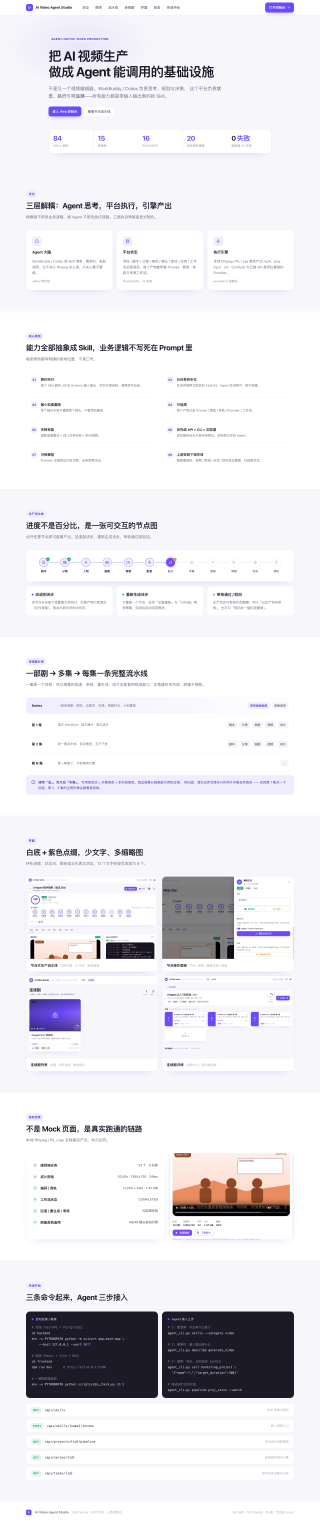
#> input picture intro-full.png, 1920 x 9142 px, found by its file name (shown at 1/6 size)
$ python gen_turnaround.py --reference ../intro-full.png --out-dir out
#> lines starting #> are read from the running program, lines starting #| are printed output that depends on the picture
### scripts/gen_still.py
#!/usr/bin/env python
"""高清静帧出图 —— 直接走 ComfyUI API，绕过项目的 1280x720 默认配置。

用途：出 2K 定妆图 / 海报 / 角色九视图等**不进视频链路**的静态素材。
（成片链路的关键帧仍应用 gen_shot_images.py，那里必须 1280x720 以免全片重跑。）

两条链路自动分派：
  - 无 --reference → qwen_image_character.json（Qwen-Image 2.1 纯文生图）
  - 有 --reference → qwen_edit_scene.json（Qwen-Image-Edit 2511，锁人物一致性）

示例：
  # 2K 定妆图（Qwen-Image 2.1 原生 16:9）
  python scripts/gen_still.py --prompt "角色设定图，..." --width 2752 --height 1536 \
      --out backend/storage/temp/stills/linye_2k.png

  # 带参考图（锁脸）
  python scripts/gen_still.py --prompt "同一个角色的正面全身..." --reference <png> \
      --width 1024 --height 1024 --out out.png
"""
from __future__ import annotations

import argparse
import json
import os
import random
import sys
import time
import urllib.error
import urllib.parse
import urllib.request
import uuid
from pathlib import Path

ROOT = Path(__file__).resolve().parent.parent
TEMPLATES = ROOT / "backend" / "app" / "workflows" / "templates"

NEGATIVE_DEFAULT = (
    "低质量，模糊，变形，多手多指，肢体错乱，文字水印，logo，签名，杂乱背景，"
    "过曝，噪点，卡通感，3D 渲染感，塑料感"
)


# [4 lines left out: function _req, not called in this run]


def _get_json(base: str, path: str):
    return json.loads(_req(base + path, timeout=60).decode("utf-8"))


def upload_image(base: str, img_path: Path) -> str:
    """把参考图上传到 ComfyUI 的 input 目录，返回可用于 LoadImage 的文件名。"""
    boundary = "----wb" + uuid.uuid4().hex
    name = f"wb_ref_{uuid.uuid4().hex[:8]}{img_path.suffix}"
    body = b""
    body += f"--{boundary}\r\n".encode()
    body += f'Content-Disposition: form-data; name="image"; filename="{name}"\r\n'.encode()
    body += b"Content-Type: application/octet-stream\r\n\r\n"
    body += img_path.read_bytes()
    body += f"\r\n--{boundary}--\r\n".encode()
    url = base + "/upload/image"
    r = urllib.request.Request(
        url, data=body,
        headers={"Content-Type": f"multipart/form-data; boundary={boundary}"},
    )
    with urllib.request.urlopen(r, timeout=180) as resp:
        d = json.loads(resp.read().decode("utf-8"))
    # ComfyUI 返回 {"name":..., "subfolder":..., "type":"input"}
    sub = d.get("subfolder") or ""
    return f"{sub}/{d['name']}" if sub else d["name"]


def prep_reference(ref: Path, width: int, height: int, mode: str = "crop") -> Path:
    """把参考图处理成与目标同比例 —— 否则工作流里 ImageScale(crop=disabled)
    会用 lanczos 把参考图**非等比拉伸**（如 640x720 → 1024x1280 纵向拉长 11%），
    脸型跟着变形，身份对齐随之漂移。

    mode:
      stretch —— 不处理（原行为，会被拉伸）
      crop    —— 居中裁剪到目标比例（默认，最保真）
      pad     —— 等比缩放后四周补灰（不裁内容）
    """
#> called with width = 1024, height = 1280, mode = 'crop'
    if mode == "stretch":
        return ref
    try:
        from PIL import Image
    except Exception:
        return ref
    im = Image.open(ref).convert("RGB")
#> im is the input picture: PIL image 1920x9142 RGB; mean R, G, B 233.3, 232.2, 236.3
    sw, sh = im.size
#> sw = 1920; sh = 9142
    tgt, src = width / height, sw / sh
#> tgt = 0.8; src = 0.21
    if abs(src - tgt) < 0.01:
        return ref
    if mode == "crop":
        if src > tgt:                       # 太宽 → 裁两侧
            nw = max(1, int(round(sh * tgt)))
            x0 = (sw - nw) // 2
            im = im.crop((x0, 0, x0 + nw, sh))
        else:                               # 太高 → 裁底部（人像脸在上方，先保头）
            nh = max(1, int(round(sw / tgt)))
#> nh = 2400
            im = im.crop((0, 0, sw, min(nh, sh)))
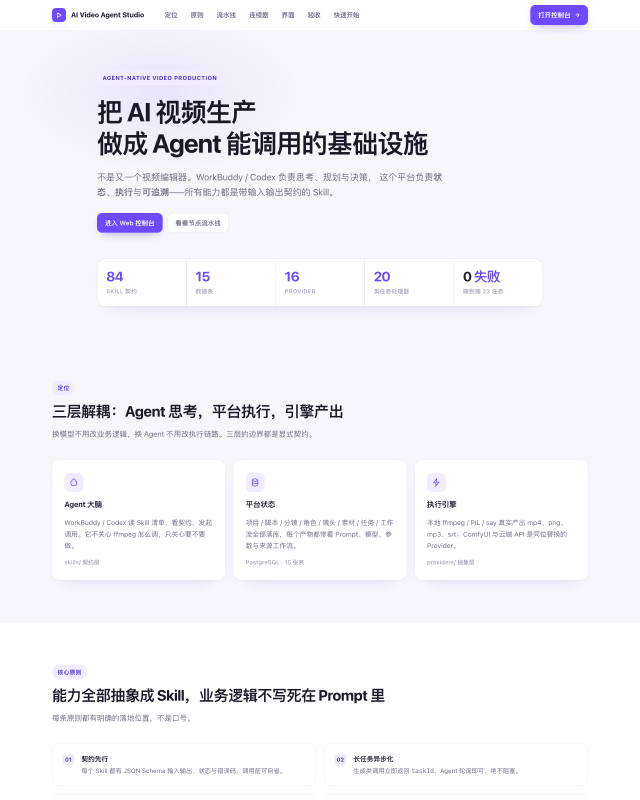
#> im: PIL image 1920x2400 RGB (shown at 1/3 size); mean R, G, B 243.6, 243.2, 247.7
    else:                                   # pad
        scale = min(width / sw, height / sh)
        nw, nh = max(1, int(round(sw * scale))), max(1, int(round(sh * scale)))
        small = im.resize((nw, nh), Image.LANCZOS)
        im = Image.new("RGB", (width, height), (128, 128, 128))
        im.paste(small, ((width - nw) // 2, (height - nh) // 2))
    out_dir = ROOT / "backend" / "storage" / "temp" / "refs"
    out_dir.mkdir(parents=True, exist_ok=True)
    out = out_dir / f"{ref.stem}_fit{width}x{height}.png"
    im.save(out)
    return out


# [170 lines left out: functions apply_overrides, build_workflow, submit, wait, download, main, not called in this run]


# [2 lines that do not run on import are left out]

### scripts/gen_turnaround.py
#!/usr/bin/env python
"""角色九视图（3x3 转面设定图）—— 逐角度走 Qwen-Image-Edit 锁人物一致性，再拼版。

为什么逐角度而不是「一张图里画九格」：
  单张多格图里模型会自行发挥，九格的脸往往不是同一个人；逐角度 + 同一张参考图，
  每一格都锚在同一个 identity 上，一致性可控得多。

用法：
  python scripts/gen_turnaround.py \
      --reference backend/storage/characters/proj_4f2f0c178a37/character_dd0970bf3b.png \
      --out-dir backend/storage/temp/stills/turnaround \
      --sheet backend/storage/temp/stills/turnaround_sheet.png

已存在的单格会跳过 → 中断后可续跑。
"""
from __future__ import annotations

import argparse
import sys
import uuid
from pathlib import Path

sys.path.insert(0, str(Path(__file__).resolve().parent))
from gen_still import (ROOT, apply_overrides, build_workflow, download,  # noqa: E402
                       prep_reference, submit, upload_image, wait)

# 标准转面九角度：(序号, 中文标签, 该格的视角描述)
VIEWS = [
    ("01", "正面", "同一个角色面向镜头正面站立，全身体态标准，双手自然垂放"),
    ("02", "左前 45°", "同一个人身体向左旋转 45 度，左前方四分之三侧身，"
                       "脸和身体正面同时可见，五官清晰可辨，脸部朝向左前方"),
    ("03", "正左侧 90°", "同一个人身体向左旋转 90 度，标准正侧面轮廓，脸部朝向画面左侧"),
    ("04", "左后 135°", "同一个角色身体向左旋转 135 度，呈左后方四分之三背面，能看到后脑与侧脸轮廓边缘。"
                       "镜头为远景，人物从头到脚完整入画，能看到完整的双腿与鞋子，人物在画面中较小"),
    ("05", "正背面 180°", "同一个角色完全背对镜头站立 180 度，展示后背与后脑，看不到面部五官"),
    ("06", "右后 135°", "同一个角色身体向右旋转 135 度，呈右后方四分之三背面，能看到后脑与侧脸轮廓边缘。"
                       "镜头为远景，人物从头到脚完整入画，能看到完整的双腿与鞋子，人物在画面中较小"),
    ("07", "正右侧 90°", "同一个角色身体向右旋转 90 度，呈标准正侧面轮廓，脸部朝向画面左侧"),
    ("08", "右前 45°", "同一个角色身体向右旋转 45 度，呈右前方四分之三侧身，脸部仍朝向镜头方向。"
                      "镜头为远景，人物从头到脚完整入画，能看到完整的双腿与鞋子，人物在画面中较小"),
    ("09", "头部特写", "同一个角色的头部与肩部正面特写，五官清晰，表情沉静"),
]

# 片中林野的服装（照抄《归途信号》关键帧，不要凭想象写）
CLOTHES = (
    "深灰色哑光立领拉链工装夹克，前中拉链，胸前两枚斜插袋，左臂一枚方形小袋，"
    "腰部收束，剪裁合体利落，内搭深灰高领内衬，下身同色系深灰直筒长裤与深色短靴"
)
# ⚠️ 特写格只能用「上身」服装描述 —— 把裤子/靴子写进特写提示词，模型会试图
#    把它们也画进来，导致画面崩坏（实测：出成一条扭曲融化的裤腿 + 破布斗篷）
CLOTHES_UPPER = "深灰色哑光立领拉链夹克与深灰高领内衬"
# 片中林野的面部特征（关键：这是「被三年深空值守磨过」的中年人，不是清秀青年）
FACE = (
    "35岁中国男性，短寸头，浓眉且眉峰上扬，眉心有浅竖纹，眼窝深邃，"
    "鼻梁高挺，颧骨清晰，下颌线利落，面容清瘦硬朗但不显老，"
    "皮肤有真实质感与细微纹理，眼神沉静锐利克制，精神饱满"
)
REF_KEEP = (
    "保持与参考图完全同一个人：相同的面部特征、相同发型、相同服装材质与配色，"
    "同一张脸，不得改变年龄与五官比例"
)
# 电影感布光是本版核心诉求：暗调、侧逆光、有明暗层次，而不是影棚平光
LIGHT = (
    "电影级布光：冷调侧逆光为主光，人物面部曝光准确、五官清晰明亮，"
    "一侧脸颊受光、另一侧落入柔和阴影，发梢与肩线有细窄轮廓光勾边，"
    "中深灰渐变背景，低饱和冷灰色调，浅景深，35mm胶片颗粒，高级电影质感"
)

STYLE = (
    f"远景全身角色设定图。画面中只有一个人物，完整全身入画，从头顶到脚底全部可见，"
    f"竖直站立，人物居中，镜头拉远，人物高度约占画面 85%，头顶与脚下各留少量背景空间。"
    f"{FACE}。身着{CLOTHES}。{LIGHT}。"
)
NEG_COMMON = (
    "头盔，颈环，太空头盔，护甲，面罩，不同的人，换脸，年龄变化，"
    "年轻化，娃娃脸，婴儿肥，过度磨皮，皮肤光滑无纹理，细眉，淡眉，"
    "两个人，多重人影，双重曝光，重影，克隆，镜像复制，多个人物，"
    "低质量，模糊，变形，多手多指，肢体错乱，文字，水印，logo，"
    "杂乱背景，过曝，噪点，卡通感，3D渲染感，塑料感，"
    "影棚平光，证件照，纯白背景，反光板打光，"
    "苍老，显老，老年，50岁，病态消瘦，面部凹陷，颧骨塌陷，"
    "半透明，抠图感，人物与背景融合，身体残缺，"
    "欠曝，画面过暗，全黑，看不清面部，主体淹没在背景里"
)
# ⚠️ 「特写/半身」与「全身」互斥 —— 负向词必须按格区分，
#    否则第 9 格（头部特写）会被自己的负向词按平。这是 §7 踩坑 4 的同类陷阱。
# ⚠️ 也不要负「口袋/袖袋/工装裤」—— 那些在片里是**真实存在**的服装细节。
NEG_FULL = NEG_COMMON + "，特写，半身，半身像，胸像，近景，只有头部，只有上半身，" \
                         "裁切身体，画面裁掉腿部，腰以上构图，人物占满画面"
NEG_HEAD = NEG_COMMON + "，全身，远景，双人，半身以下"


HEAD_STYLE = (
    f"角色设定图，头部与肩部正面特写，半身近景，头顶到胸口完整入画，人物居中。"
    f"{FACE}。上身穿着{CLOTHES_UPPER}。{LIGHT}。面部五官清晰完整，超精细皮肤纹理。"
)


def build_prompt(code: str, view_desc: str) -> str:
    style = HEAD_STYLE if code == "09" else STYLE
    return f"{style}{view_desc}。{REF_KEEP}"


def main() -> int:
    ap = argparse.ArgumentParser(description="角色九视图转面图")
    ap.add_argument("--reference", required=True, help="人物基准参考图（锁脸）")
    ap.add_argument("--out-dir", required=True, help="单格输出目录")
    ap.add_argument("--sheet", default="", help="拼版输出路径（留空则不拼）")
    ap.add_argument("--cell-width", type=int, default=1024)
    ap.add_argument("--cell-height", type=int, default=1280)
    ap.add_argument("--steps", type=int, default=28)
    ap.add_argument("--cfg", type=float, default=0.0, help="0 = 模板默认 (2.5)；低 cfg 会让构图/角度指令失效")
    ap.add_argument("--sampler", default="", help="空 = 模板默认 euler")
    ap.add_argument("--scheduler", default="", help="空 = 模板默认 simple")
    ap.add_argument("--ref-fit", default="crop", choices=["crop", "pad", "stretch"],
                    help="参考图适配目标比例的方式（默认 crop，防脸被拉伸）")
    ap.add_argument("--seed", type=int, default=20261004)
    ap.add_argument("--host", default="http://127.0.0.1:8188")
    ap.add_argument("--timeout", type=int, default=3600)
    ap.add_argument("--only", default="", help="只跑指定序号，逗号分隔，如 03,05")
    args = ap.parse_args()

    base = args.host.rstrip("/")
    ref = Path(args.reference)
    if not ref.is_absolute():
        ref = (ROOT / ref).resolve()
    if not ref.exists():
        print(f"参考图不存在: {ref}", file=sys.stderr)
        return 2
    out_dir = Path(args.out_dir)
    if not out_dir.is_absolute():
        out_dir = (ROOT / out_dir).resolve()
    out_dir.mkdir(parents=True, exist_ok=True)

    only = {s.strip() for s in args.only.split(",") if s.strip()}
    targets = [v for v in VIEWS if not only or v[0] in only]

    print(f"[参考图] {ref.name}")
    print(f"[输出] {out_dir}")
    print(f"[规格] 单格 {args.cell_width}x{args.cell_height} · {len(targets)} 个角度 · {args.steps} 步\n")

    ref_use = prep_reference(ref, args.cell_width, args.cell_height, args.ref_fit)
    if ref_use != ref:
        print(f"[参考图适配] {args.ref_fit} -> {ref_use.name}")
    remote_ref = upload_image(base, ref_use)
    print(f"[参考图已上传] {remote_ref}\n")

    mapping_base = {
        "{{width}}": args.cell_width,
        "{{height}}": args.cell_height,
        "{{reference_image}}": remote_ref,
    }

    done, failed = [], []
    for idx, (code, label, desc) in enumerate(targets, 1):
        out = out_dir / f"view_{code}.png"
        if out.exists() and out.stat().st_size > 1024:
            print(f"[{idx}/{len(targets)}] {code} {label} — 已存在，跳过")
            done.append(out)
            continue
        print(f"[{idx}/{len(targets)}] {code} {label} — 生成中 ...", flush=True)
        mapping = dict(mapping_base)
        mapping["{{prompt}}"] = build_prompt(code, desc)
        mapping["{{negative_prompt}}"] = NEG_HEAD if code == "09" else NEG_FULL
        mapping["{{seed}}"] = args.seed + int(code)
        wf = build_workflow("qwen_edit_scene.json", mapping)
        apply_overrides(wf, steps=args.steps, cfg=args.cfg,
                        sampler=args.sampler, scheduler=args.scheduler)
        for node in wf.values():
            if node.get("class_type") == "SaveImage":
                node["inputs"]["filename_prefix"] = f"turn_{code}"
        try:
            pid = submit(base, wf, uuid.uuid4().hex)
            imgs = wait(base, pid, args.timeout, f"{code} {label}")
            saved = download(base, imgs[0], out)
            print(f"        -> {saved.name}  ({saved.stat().st_size/1024:.0f} KB)")
            done.append(saved)
        except Exception as e:  # noqa: BLE001
            print(f"        失败: {e}", file=sys.stderr)
            failed.append((code, label, str(e)))

    print(f"\n[完成] 成功 {len(done)} / 失败 {len(failed)}")
    for c, l, e in failed:
        print(f"   ✗ {c} {l}: {e[:160]}")

    if args.sheet and len(done) == len(VIEWS):
        sheet = Path(args.sheet)
        if not sheet.is_absolute():
            sheet = (ROOT / sheet).resolve()
        print(f"\n[拼版] {sheet}")
        make_sheet(out_dir, sheet)
    elif args.sheet:
        print(f"\n[拼版] 跳过 —— 需要 9 格齐全，当前 {len(done)} 格")
    return 0 if not failed else 1


# [45 lines left out: function make_sheet, not called in this run]


if __name__ == "__main__":
    sys.exit(main())
#> (the call stopped at in upload_image, `with urllib.request.urlopen(r, timeout=180) as resp:`: the network is not available in this run)
